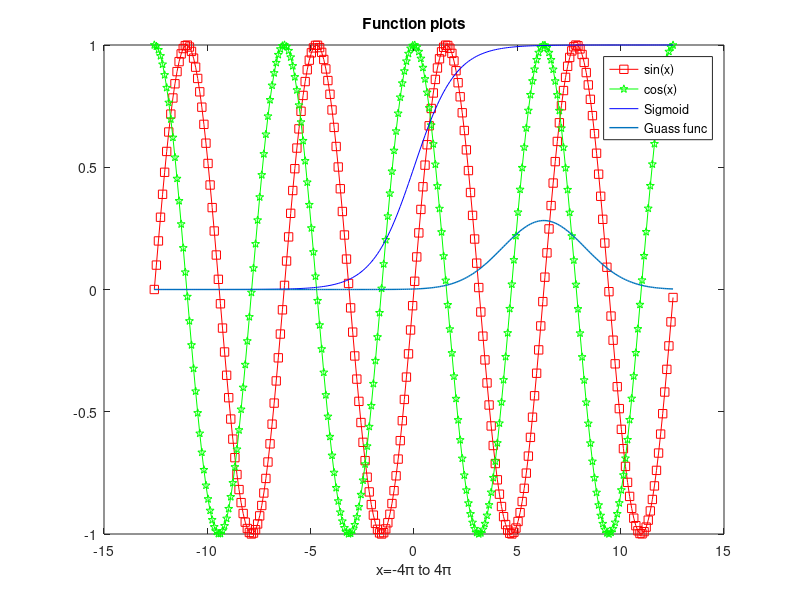

MATLAB code to generate this figure:
x=-4*pi:0.1:4*pi;
y=sin(x);
h=cos(x);
w=1./(1+exp(-x));
g=(1/(2*pi*2)^0.5).*exp((-1.*(x-2*pi).^2)./(2*2^2));
plot(x,y,'rs-',x,h,'gp-',x,w,'b-',x,g,'-','lineWidth',1);
legend('sin(x)','cos(x)','Sigmoid','Guass func');
title('Function plots');
xlabel('x=-4\pi to 4\pi');



